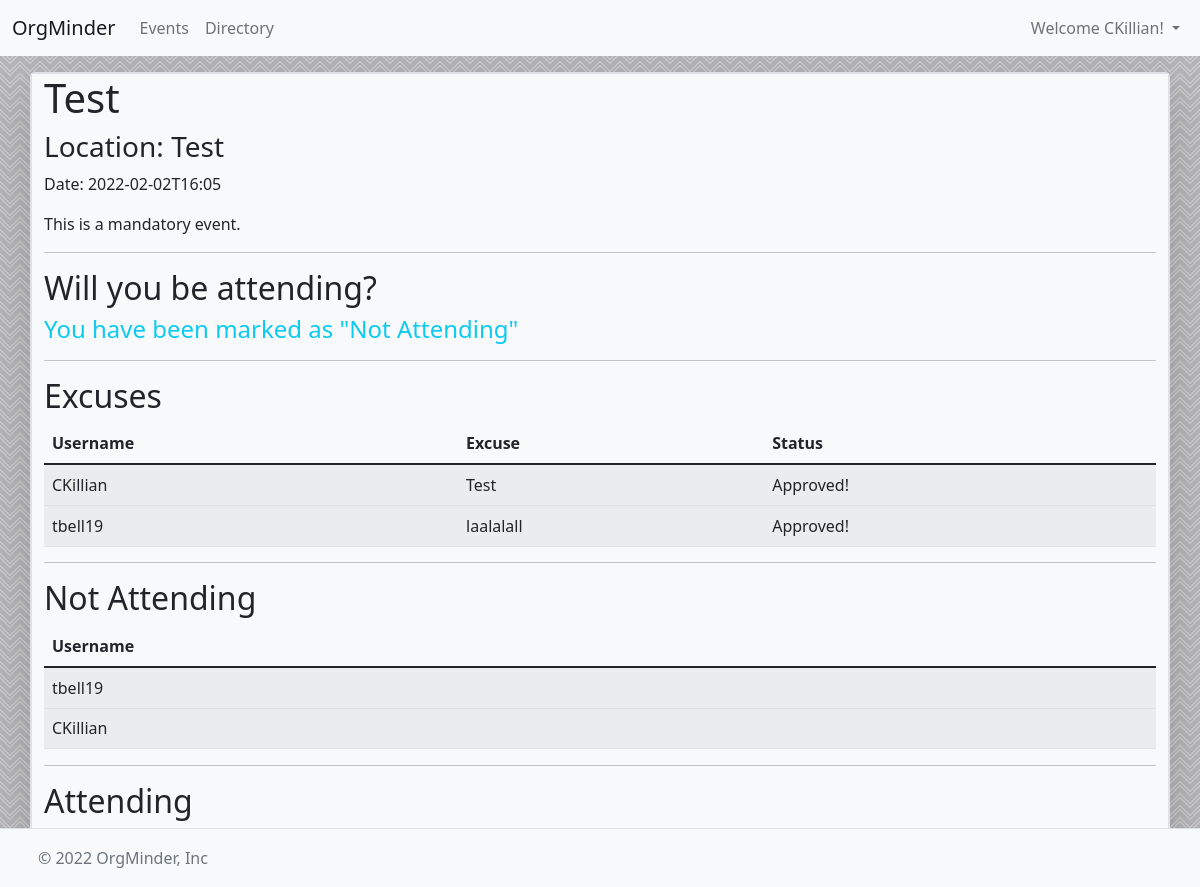
The page /event/?id=3 (signed in) on the database its author committed.
### tables this page shows
CREATE TABLE "EXCUSES" (
	"ID"	INTEGER NOT NULL,
	"USERNAME"	TEXT NOT NULL,
	"EVENTID"	INTEGER NOT NULL,
	"EXCUSETXT"	TEXT,
	"STATUS"	INTEGER NOT NULL DEFAULT 2,
	PRIMARY KEY("ID")
);

CREATE TABLE "EVENTS" (
	"ID"	INTEGER,
	"NAME"	TEXT NOT NULL,
	"DATE"	TEXT NOT NULL,
	"LOCATION"	TEXT NOT NULL,
	"MANDATORY"	INT NOT NULL,
	"ATTENDEES"	TEXT,
	"CHECKEDIN"	TEXT,
	"NOTATTENDING"	TEXT,
	PRIMARY KEY("ID")
);

### main.py (the view)
@app.route("/event/")
def event():
    if(not session.get("user_logged")):
        return redirect("/login")
    eventId = request.args.get("id")
    if eventId:
        conn = sqlite3.connect(dbName)
        cur = conn.cursor()
        cur.execute("SELECT ID, NAME, DATE, LOCATION, MANDATORY FROM EVENTS WHERE ID = (?)",(eventId,))
        eventsResp = cur.fetchone()
        eventData = {
            "id":eventsResp[0],
            "name":eventsResp[1],
            "date":eventsResp[2],
            "mandatory":eventsResp[4],
            "location":eventsResp[3]
        }
        if eventData['mandatory'] == 1:
            eventData['mandatory'] = "This is a mandatory event."
        elif eventData['mandatory'] == 0:
            eventData['mandatory'] = "This is not mandatory."
        excuses = []
        notattendings = []
        attendings = []
        if session.get("permissionLevel") > 0:
            cur.execute("SELECT ID, USERNAME, EXCUSETXT, STATUS FROM EXCUSES WHERE EVENTID = (?)",(eventId,))
            excusesResp = cur.fetchall()
            cur.execute("SELECT NOTATTENDING FROM EVENTS WHERE ID = (?)", (eventId))
            notattendingsResp = cur.fetchone()
            for excuse in excusesResp:
                print(excuse)
                excuses.append({
                    "eventId":eventId,
                    "id":excuse[0],
                    "username":excuse[1],
                    "excuseText":excuse[2],
                    "approved":excuse[3],
                })
            if(notattendingsResp[0]):
                notattendings = str(notattendingsResp[0]).split(",")
            else:
                notattendings = []
            attendings = getAttendees(eventId)
            print(attendings)
        conn.close()
        print(isAttending(username=session.get("user_logged"),eventID=eventId))
        return render_template("event.html",username=session.get("user_logged"),
        permissionLevel=session.get("permissionLevel"),
        event=eventData,
        excuses=excuses,
        isAttending=isAttending(username=session.get("user_logged"),eventID=eventId),
        excuseStatus=getExcuseStatus(session.get("user_logged"),eventId),
        notattendings=notattendings,
        attendings=attendings
        )
    else:
        return redirect("/events")

### main.py (called while the page is built)
def isAttending(username,eventID):
        conn = sqlite3.connect(dbName)
        cur = conn.cursor()
        cur.execute("SELECT ATTENDEES,NOTATTENDING FROM EVENTS WHERE ID = (?)", (eventID,))
        resp = cur.fetchone()
        if resp != None:
            attendees = str(resp[0]).split(",")
            notAttending = str(resp[1]).split(",")
            if username in attendees:
                conn.close()
                return True
            if username in notAttending:
                conn.close()
                return False
            return None
        else:
            conn.close()
            return None

def getAttendees(eventID):
        attendees = []
        conn = sqlite3.connect(dbName)
        cur = conn.cursor()
        cur.execute("SELECT ATTENDEES, CHECKEDIN FROM EVENTS WHERE ID = (?)", (eventID,))
        resp = cur.fetchone()
        if resp[0] != None:
            conn.close()
            attendeelist = str(resp[0]).split(",")
            checkedInList = str(resp[1]).split(",")
            for attendee in attendeelist:
                checkedIn = (attendee in checkedInList)
                attendees.append({
                    "username": attendee,
                    "checkedIn":checkedIn
                })
            return attendees
        else:
            conn.close()
            return []

def getExcuseStatus(username, eventID):
    conn = sqlite3.connect(dbName)
    cur = conn.cursor()
    cur.execute("SELECT STATUS FROM EXCUSES WHERE EVENTID = (?) AND USERNAME = (?)", (eventID,username))
    resp = cur.fetchone()
    if resp != None:
        conn.close()
        return resp[0]
    else:
        conn.close()
        return None

### templates/event.html (shortened to what this page needs)
{% extends 'default.html' %}
{% block body %}
<div class="container pt-3">
    <div class="row rounded-3 border shadow-lg">
        <div class="col-md-12 col bg-light border">
            <h1>{{event['name']}}</h1>
            <h3>Location: {{event['location']}}</h3>
            <p>Date: {{event['date']}}</p>
            <p>{{event['mandatory']}}</p>
            <hr>
            <h2>Will you be attending?</h2>
            {%if isAttending == true %}
                <h4 class="text-success">You have been marked as "Attending"</h4>
            {% elif isAttending == false %}
                <h4 class="text-info">You have been marked as "Not Attending"</h4>
            {% endif %}
            {% if permissionLevel > 0 %}
            <hr>
            <h2>Excuses</h2>
            <table class="table table-striped table-hover">
                <thead>
                    <th>Username</th>
                    <th>Excuse</th>
                    <th>Status</th>
                </thead>
                <tbody>
                    {% for excuse in excuses %}
                    <tr>
                        <td>{{excuse['username']}}</td>
                        <td>{{excuse['excuseText']}}</td>
                        <td>
                        {% if excuse['approved'] == 1 %}
                            Approved!
                        {% elif excuse['approved'] == 0 %}
                            Denied.
                        {% elif excuse['approved'] == 2 %}
                            <a href="/approveExcuse?id={{excuse['id']}}" role="button" class="btn btn-success">Approve</a>
                            <a href="/denyExcuse?id={{excuse['id']}}" role="button" class="btn btn-danger">Deny</a>
                        {% endif %}
                        </td>
                    <tr>
                    {% endfor %}
                </tbody>
            </table>
            <hr>
            <h2>Not Attending</h2>
            <table class="table table-striped table-hover">
                <thead>
                    <th>Username</th>
                </thead>
                <tbody>
                    {% for notAttending in notattendings %}
                    <tr>
                        <td>{{notAttending}}</td>
                    <tr>
                    {% endfor %}
                </tbody>
            </table>
            <hr>
            <h2>Attending</h2>
            <table class="table table-striped table-hover">
                <thead>
                    <th>Username</th>
                </thead>
            </table>
            {% endif %}
        </div>
    </div>
</div>
{% endblock %}

### templates/default.html (shortened to what this page needs)
<!DOCTYPE html>
<html lang="en">
<head>
    <link href="https://cdn.jsdelivr.net/npm/bootstrap@5.1.3/dist/css/bootstrap.min.css" rel="stylesheet">
    <link rel="stylesheet" href="/static/css/style.css">
</head>
<body>
    {% if username %}
    <nav class="navbar navbar-expand-lg navbar-light bg-light">
        <div class="container-fluid">
            <a class="navbar-brand" href="./">OrgMinder</a>
            <div class="collapse navbar-collapse" id="navbarNavDropdown">
            <ul class="navbar-nav">
                <li class="nav-item">
                    <a class="nav-link" href="/events">Events</a>
                </li>
                <li class="nav-item">
                    <a class="nav-link" href="/directory">Directory</a>
                </li>
            </ul>
            </div>
            <div class="d-flex">
                <ul class="navbar-nav">
                    <li class="nav-item dropdown">
                        <a class="nav-link dropdown-toggle" href="#" id="navbarDropdownMenuLink" role="button" data-bs-toggle="dropdown" aria-expanded="false">
                            Welcome {{username}}!
                        </a>
                    </li>
                </ul>
            </div>
        </div>
    </nav>
    {% endif %}
    {% block body %}
    {% endblock %}
    <footer class="d-flex flex-wrap justify-content-between align-items-center py-3 border-top bg-light fixed-bottom">
        <div class="col-md-4 d-flex align-items-center">
          <a href="/" class="mb-3 me-2 mb-md-0 text-muted text-decoration-none lh-1">
            <svg class="bi" width="30" height="24"><use xlink:href="#bootstrap"></use></svg>
          </a>
          <span class="text-muted">© 2022 OrgMinder, Inc</span>
        </div>
        <ul class="nav col-md-4 justify-content-end list-unstyled d-flex">
          <li class="ms-3"><a class="text-muted" href="#"><svg class="bi" width="24" height="24"><use xlink:href="#twitter"></use></svg></a></li>
          <li class="ms-3"><a class="text-muted" href="#"><svg class="bi" width="24" height="24"><use xlink:href="#instagram"></use></svg></a></li>
          <li class="ms-3"><a class="text-muted" href="#"><svg class="bi" width="24" height="24"><use xlink:href="#facebook"></use></svg></a></li>
        </ul>
      </footer>
</body>
</html>

### static/css/style.css (style rules this page uses)
body { background-color: #b5b4b6; }

### rows shown on the page
EXCUSES: USERNAME "CKillian", username "CKillian", excuseText "Test"
EVENTS: name "Test", location "Test", date "2022-02-02T16:05"
EXCUSES: username "tbell19", excuseText "laalalall"

### other values the page prints
{{ event['mandatory'] }} "This is a mandatory event."
{{ notAttending }} "tbell19" "CKillian"
